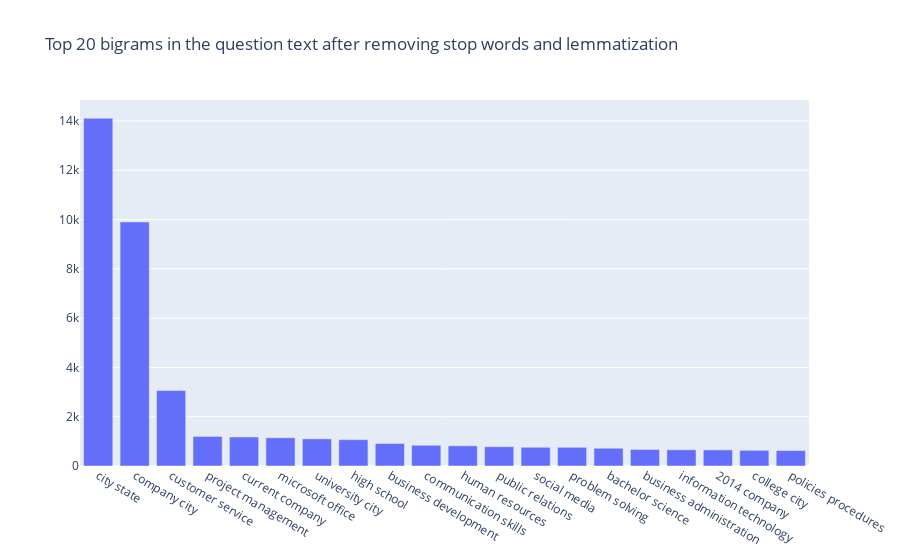

Write notebook code for a chart like this one.
### Code cell
def get_top_n_bigram(corpus, n=None):
    vec = CountVectorizer(ngram_range=(2, 2), stop_words='english').fit(corpus)
    bag_of_words = vec.transform(corpus)
    sum_words = bag_of_words.sum(axis=0) 
    words_freq = [(word, sum_words[0, idx]) for word, idx in vec.vocabulary_.items()]
    words_freq =sorted(words_freq, key = lambda x: x[1], reverse=True)
    return words_freq[:n]

common_words = get_top_n_bigram(df['Resume_str'], 20)
df3 = pd.DataFrame(common_words, columns = ['bigram' , 'count'])

fig = go.Figure([go.Bar(x=df3['bigram'], y=df3['count'])])
fig.update_layout(title=go.layout.Title(text="Top 20 bigrams in the question text after removing stop words and lemmatization"))
fig.show()

### Figure 1 — Plotly figure (JSON) as saved in the notebook; plotly's stock layout.template omitted (floating-point values rounded to 4 significant figures)
{"data": [{"type": "bar", "x": ["city state", "company city", "customer service", "project management", "current company", "microsoft office", "university city", "high school", "business development", "communication skills", "human resources", "public relations", "social media", "problem solving", "bachelor science", "business administration", "information technology", "2014 company", "college city", "policies procedures"], "y": [14107, 9903, 3062, 1198, 1177, 1145, 1101, 1069, 914, 841, 819, 783, 760, 759, 720, 669, 658, 653, 636, 627]}], "layout": {"title": {"text": "Top 20 bigrams in the question text after removing stop words and lemmatization"}}}
